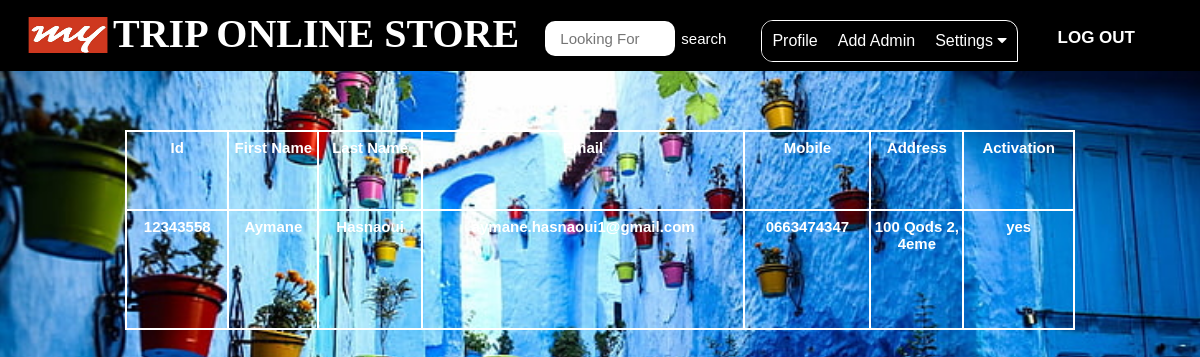
The app's page /admin/users.php (signed in) with its own data.
### tables this page shows
CREATE TABLE IF NOT EXISTS `user` (
  `id` int(11) NOT NULL AUTO_INCREMENT,
  `firstName` varchar(25) NOT NULL,
  `lastName` varchar(25) NOT NULL,
  `email` varchar(100) NOT NULL,
  `mobile` varchar(20) NOT NULL,
  `address` varchar(120) NOT NULL,
  `password` varchar(100) NOT NULL,
  `confirmCode` varchar(10) NOT NULL,
  `activation` varchar(10) NOT NULL DEFAULT 'no',
  PRIMARY KEY (`id`)
);

### admin/users.php (the view, shortened to what this page needs)
<?php
if (!isset($_SESSION['admin_login'])) {
	header("location: login.php");
	$user = "";
}
else {
	$user = $_SESSION['admin_login'];
}
?>
<!doctype html>
<html>
	<head>
		<link rel="stylesheet" type="text/css" href="../css/style.css">
        <link rel="stylesheet" href="https://cdnjs.cloudflare.com/ajax/libs/font-awesome/4.7.0/css/font-awesome.min.css">
	</head>
	<body class="home-welcome-text" style="background-image: url(../image/12.jpg); background-position: center center; background-attachment: fixed; background-repeat: no-repeat; background-size:cover;height:578px;">
		<div class="homepageheader">
			<div class="signinButton loginButton">
				<div class="uiloginbutton signinButton loginButton" style="margin-right: 40px;">
					<?php
						if ($user!="") {
							echo '<a style="text-decoration: none;color: #fff;" href="logout.php">LOG OUT</a>';
						}
					 ?>
				</div>
				<div>
					<?php
						if ($user!="") {
							echo ' <div style="color: #FFFFFF;line-height: 10px;padding: 0px 5px;text-align: center;text-decoration: none;float: right;margin: 20px 0px 0px 10px; font-size: 10px;">
							        <div class="navbar">
                                    <a href="index.php" font-size: 16px;>Profile</a>
                                    <a href="newadmin.php">Add Admin</a>
                                    <div class="dropdown">
                                        <button class="dropbtn" onclick="myFunction()">Settings
                                         <i class="fa fa-caret-down"></i>
                                        </button>
                                     <div class="dropdown-content" id="myDropdown">
                                        <a href="addproduct.php" style="border-top-left-radius:0px;border-top-right-radius:0px;">Add</br></br>Product</a>
                                        <a href="orders.php">Orders</a>
                                        <a href="allproducts.php">All</br></br>Products</a>
									<a href="updateadmin.php" >Update</br></br>Admin</a>
										<a href="users.php"  style="background-color:#4d0202;border-bottom-left-radius:10px;border-bottom-right-radius:10px;" >Users</a>
                                     </div>
                                    </div>
                                   </div>
								   </div>';
						}
						else {
							echo '<div  style="color: #FFFFFF;line-height: 10px;padding: 12px 24px;text-align: center;text-decoration: none;float: right;margin: 20px 0px 0px 10px; font-size: 10px;">
							<a style="text-decoration: none;color: #fff;" href="login.php">LOG IN</a></div>';
						}
					 ?>
			</div>
			<div style="float: left; margin: 5px 0px 0px 23px;">
				<a href="index.php">
					<img style=" height: 60px; width: 90px;" src="../image/logo1.png">
				</a>
			</div>
			<div style="float:left;">
			<h1 style="padding:10px 0px 0px 0px ;color:white;font-size:40px;font-family:verdana;">TRIP ONLINE STORE</h1>
			</div>
			<div class="">
				<div id="srcheader" style="float: right; margin:5px 0px 0px 0px;">
					<form id="newsearch" method="get" action="http://www.google.com">
					        <input type="text" class="srctextinput" name="q" size="21" maxlength="120"  placeholder="Looking For"><input type="submit" value="search" class="srcbutton" >
					</form>
				</div>
			</div>
		</div>
		<div class="categolis">
		</div>
		<div style="margin-top: 20px;">
			<div style="width: 950px; margin: 0 auto;">
				<ul>
					<li style="float: center; ">
						<div>
							<table class="rightsidemenu">
								<tr style="font-weight: bold;" colspan="10" bgcolor=>
									<th>Id</th>
									<th>First Name</th>
									<th>Last Name</th>
									<th>Email</th>
									<th>Mobile</th>
									<th>Address</th>
									<th>Activation</th>
								</tr>
								<tr>
									<?php include ( "../inc/connect.inc.php");
									$query = "SELECT * FROM user ORDER BY id DESC";
									$run = mysqli_query($con,$query);
									while ($row=mysqli_fetch_assoc($run)) {
										$id = $row['id'];
										$fname = $row['firstName'];
										$lname = $row['lastName'];
										$email = $row['email'];
										$mobile = $row['mobile'];
										$address = $row['address'];
										$active = $row['activation'];
									 ?>
									<th><?php echo $id; ?></th>
									<th><?php echo $fname; ?></th>
									<th><?php echo $lname; ?></th>
									<th><?php echo $email; ?></th>
									<th><?php echo $mobile; ?></th>
									<th><?php echo $address; ?></th>
									<th><?php echo $active; ?></th>
								</tr>
								<?php } ?>
							</table>
						</div>
					</li>
				</ul>
			</div>
		</div>
	</body>
</html>

### css/style.css (style rules this page uses)
html, body, div, span, applet, object, iframe, h1, h2, h3, h4, h5, h6, p, blockquote, pre, a, abbr, acronym, address, big, cite, code, del, dfn, em, img, ins, kbd, q, s, samp, small, strike, strong, sub, sup, tt, var, b, u, i, center, dl, dt, dd, ol, ul, li, fieldset, form, label, legend, table, caption, tbody, tfoot, thead, tr, th, td, article, aside, canvas, details, embed, figure, figcaption, footer, header, hgroup, menu, nav, output, ruby, section, summary, time, mark, audio, video { margin: 0; padding: 0; border: 0; font: inherit; vertical-align: baseline;ss box-sizing: border-box; }
body { line-height: normal; }
ol, ul { list-style: none; }
table { border-collapse: collapse; border-spacing: 0; }
* { margin: 0px; padding: 0px; }
body, button, input, label, select, td, textarea { font-family: Arial, Helvetica, tahoma,verdana,arial,sans-serif; font-size: 12px; }
body { width: 100%; position: relative; background-color: #ffffff; min-width: 1080px; }
.homepageheader { position: fixed; height: 70px; width: 100%; min-width: 980px; border-bottom: 1px solid #000; margin: 0px; background-image: initial; background-position-x: initial; background-position-y: initial; background-size: initial; background-repeat-x: initial; background-repeat-y: initial; background-attachment: initial; background-origin: initial; background-clip: initial; background-color: #000; }
.loginButton .signinButton { color: #FFFFFF; background: #000; border: 1px solid #000; cursor: pointer; display: inline-block; font-weight: bold; line-height: 10px; padding: 12px 24px; border-radius: 16px; text-align: center; text-decoration: none; float: right; margin: 20px 0px 0px 10px; font-size: 17px; }
#newsearch { float:left; padding:15px; }
.srctextinput { color:#000; margin: 0px; padding: 9px 15px; font-family: Arial, Helvetica, sans-serif; font-size:15px; border:0px solid #000; border-right:0px; border-top-left-radius: 10px 10px; border-top-right-radius: 10px 10px; border-bottom-left-radius: 10px 10px; border-bottom-right-radius:10px 10px; width: 100px; }
.srcbutton { margin: 0; padding: 9px 5px; font-family: Arial, Helvetica, sans-serif; font-size:15px; outline: none; cursor: pointer; text-align: center; text-decoration: none; color: #ffffff; border: solid 1px #000; border-right:0px; background: #000; border-top-right-radius: 10px 10px; border-top-left-radius: 10px 10px; border-bottom-right-radius: 10px 10px; border-bottom-left-radius: 10px 10px; }
.home-welcome-text h1 { text-align: center; font-size: 55px; font-weight: bold; color: #a36103; }
.categolis { line-height: 1.3; font-weight: bold; color: #fff; padding: 90px 0px 20px 50px; text-align: center; font-size: 27px; }
.rightsidemenu { float: right; text-align: center; width: 100%; margin: 0px; font-size: 15px; color: #fff; font-weight: bold; height: 200px; overflow: auto; }
.rightsidemenu th { margin-top: 5px; border: 2px solid; padding: 7px 2px; width: 10px; }
.navbar { border:1px solid; border-radius:12px; border-bottom-right-radius:0px; overflow: hidden; background-color: #000; font-family: Arial, Helvetica, sans-serif; }
.navbar a { float: left; font-size: 16px; color: white; text-align: center; padding: 15px 10px; text-decoration: none; margin: 0; font-size: 16px; border: none; outline: none; background-color: inherit; font-family: inherit; }
.dropdown { float: left; overflow: hidden; }
.dropdown .dropbtn { cursor: pointer; font-size: 16px; border: none; outline: none; color: white; padding: 11px 10px; background-color: inherit; font-family: inherit; margin: 0; }

### records on screen
user: id "12343558", firstName "Aymane", lastName "Hasnaoui", email "aymane.hasnaoui1@gmail.com", mobile "0663474347", address "100 Qods 2, 4eme", activation "yes"
